Frame 1 (no input): blank canvas, image omitted
Frame 60 (no input): blank canvas, image omitted
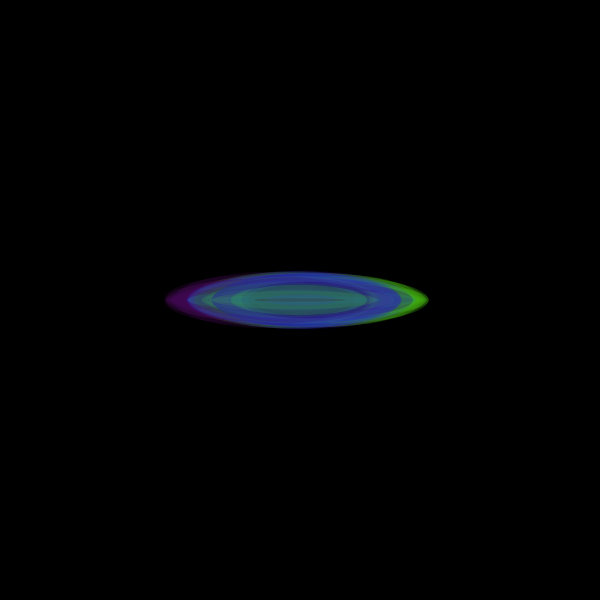
Frame 120 (the mouse pressed at the canvas centre since frame 60)

The p5.js sketch whose frames 1 and 60 were blank and that drew this single picture after the mouse press (run headless with seeded random() and noise() and a simulated clock; from frame 60 on, the mouse is pressed at the canvas centre):

// p5.js sketch
// ── sketch.js
let lls = []; //lotus leaf
let lfs = []; //lotus flower

function setup() {
  createCanvas(600, 600);
  background(0);
}

function draw() {
  // generate
  if (mouseIsPressed) {
    lls.push(new LL(mouseX, mouseY, random(50, 200)));
  }
  if (keyIsPressed && key === "f") {
    lfs.push(new LF(mouseX, mouseY));
  }

  for (let i = 0; i < lls.length; i++) {
    let l = lls[i];
    l.move();
    l.fall();
    l.reappear();
    l.checkEdges();
    l.display();
  }
  for (let i = 0; i < lfs.length; i++) {
    let f = lfs[i];
    f.move();
    f.fall();
    f.display();
    f.bounce();
  }

  // limit
  //ll
  while (lls.length > 1000) {
    lls.splice(0, 1); // (index, howMany)
  }
  //lf
  while (lfs.length > 12) {
    lfs.splice(0, 1); // (index, howMany)
  }

  // control: if the particle is done, let's remove it!
  // FLIP the FOR LOOP!
  //ll
  for (let i = lls.length - 1; i >= 0; i--) {
    let l = lls[i];
    if (l.isDone) {
      lls.splice(i, 1); // (index, howMany)
    }
  }
  //lf
  for (let i = lfs.length - 1; i >= 0; i--) {
    let f = lfs[i];
    if (f.isDone) {
      lfs.splice(i, 1); // (index, howMany)
    }
  }

  // display the number of the particles
  //ll
  text(lls.length, 10, 20);
  //lf
  text(lfs.length, 580, 580);
}

//ll
class LL {
  constructor(x, y, dia) {
    this.pos = createVector(x, y);
    this.vel = createVector(random(-1, 1), 0);
    //this.vel = p5.Vector.fromAngle( radians(frameCount) );
    //
    this.dia = dia;
    //
    this.r = random(60-mouseY*0.1, 100-mouseY*0.1);
    this.g = random(mouseY*0.1+160);
    this.b = random(0, 240);
    this.a = random(30, 80);
    //
    this.rotSpd = random(0.01, 0.03);
    //
    this.isDone = false;
  }
  move() {
    this.pos.add(this.vel); // pos += vel
    //this.pos.sub()
    //this.pos.mult()
    //this.pos.div(this.vel)
  }
  fall() {
    let acc = createVector(0, 0.5);
    acc = acc - 0.01;
    this.vel.add(acc);
  }
  speedUp() {
    //
  }
  reappear() {
    if (this.pos.x < 0) {
      this.pos.x = width;
    } else if (this.pos.x > width) {
      this.pos.x = 0;
    }
    if (this.pos.y < 0) {
      this.pos.y = height;
    } else if (this.pos.y > height) {
      this.pos.y = 0;
    }
  }
  checkEdges() {
    if (this.pos.x < 0 || this.pos.x > width) {
      this.isDone = true;
    }
    if (this.pos.y < 0 || this.pos.y > height) {
      this.isDone = true;
    }
  }
  display() {
    push();
    translate(this.pos.x, this.pos.y);
    //rotate(frameCount * this.rotSpd);
    noStroke();
    fill(this.r, this.g, this.b, this.a);
    ellipse(0, 0, this.dia, this.dia * random(0.03, 0.3));
    pop();
  }
}

//lf
class LF {
  constructor(x, y, dia) {
    this.x = x;
    this.y = y;
    //
    this.xSpd = random(-0.2, 0.2);
    this.ySpd = random(-0.2, 0.2);
    this.vel = createVector(random(-0.2, 0.2), random(-0.2, 0.2));
    //
    this.dia1 = random(1, 1.5);
    this.dia2 = random(1, 1.5);
    //
    this.r = random(230, 255);
    this.g = random(210, 240);
    this.b = random(220, 255);
    this.a = random(40,90);
    //
    this.isDone = false;
    //
    this.rotationAngle = 0;
    //
    this.rotationSpeed = random(-0.5, 0.5);
    //
    this.angle = this.angle + 30;
  }
  bounce() {
    if (this.x < 0) {
      this.x = 0;
      this.xSpd = this.xSpd * -1;
    } else if (this.x > width) {
      this.x = width;
      this.xSpd = this.xSpd * -1;
    }
    if (this.y < 0) {
      this.y = 0;
      this.ySpd = this.ySpd * -1;
    } else if (this.y > height) {
      this.y = height;
      this.ySpd = this.ySpd * -1;
    }
  }
  move() {
    this.x += this.xSpd;
    this.y += this.ySpd;

    if (this.rotationAngle > -5 && this.rotationAngle < 5) {
      this.rotationAngle = this.rotationAngle + this.rotationSpeed;
    } else {
      this.rotationSpeed *= -1;
    }
  }
  fall() {
    let acc = createVector(0, 0.5);
    acc = acc - 0.01;
    this.vel.add(acc);
  }
  display() {
    push();
    translate(this.x, this.y);
    rotate(radians(this.rotationAngle));
    noStroke();
    fill(this.r, this.g, this.b, this.a);
    scale(0.6 * this.dia1, 0.5 * this.dia2);
    beginShape();
    curveVertex(0, -100);
    curveVertex(0, -100);
    curveVertex(-30, -15);
    curveVertex(-20, 20);
    curveVertex(20, 20);
    curveVertex(30, -15);
    curveVertex(0, -100);
    curveVertex(0, -100);
    endShape();
    scale(0.5, 0.8);
    beginShape();
    curveVertex(0, -100);
    curveVertex(0, -100);
    curveVertex(-30, -15);
    curveVertex(-20, 20);
    curveVertex(20, 20);
    curveVertex(30, -15);
    curveVertex(0, -100);
    curveVertex(0, -100);
    endShape();
    pop();

    push();
    translate(this.x, this.y);
    rotate(radians(this.rotationAngle - 54));
    noStroke();
    fill(this.r, this.g, this.b, this.a);
    scale(0.6 * this.dia1, 0.5 * this.dia2);
    beginShape();
    curveVertex(-5, -110);
    curveVertex(-5, -110);
    curveVertex(-35, -25);
    curveVertex(-25, 10);
    curveVertex(15, 10);
    curveVertex(25, -25);
    curveVertex(-5, -110);
    curveVertex(-5, -110);
    endShape();
    scale(0.5, 0.8);
    beginShape();
    curveVertex(-5, -110);
    curveVertex(-5, -110);
    curveVertex(-35, -25);
    curveVertex(-25, 10);
    curveVertex(15, 10);
    curveVertex(25, -25);
    curveVertex(-5, -110);
    curveVertex(-5, -110);
    endShape();
    pop();

    push();
    translate(this.x, this.y);
    rotate(radians(this.rotationAngle + 54));
    noStroke();
    fill(this.r, this.g, this.b, this.a);
    scale(0.6 * this.dia1, 0.5 * this.dia2);
    beginShape();
    curveVertex(5, -110);
    curveVertex(5, -110);
    curveVertex(-25, -25);
    curveVertex(-15, 10);
    curveVertex(25, 10);
    curveVertex(35, -25);
    curveVertex(5, -110);
    curveVertex(5, -110);
    endShape();
    scale(0.5, 0.8);
    beginShape();
    curveVertex(5, -110);
    curveVertex(5, -110);
    curveVertex(-25, -25);
    curveVertex(-15, 10);
    curveVertex(25, 10);
    curveVertex(35, -25);
    curveVertex(5, -110);
    curveVertex(5, -110);
    endShape();
    pop();

    push();
    translate(this.x, this.y);
    rotate(radians(this.rotationAngle - 81));
    noStroke();
    fill(this.r, this.g, this.b, this.a);
    scale(0.3 * this.dia1, 0.4 * this.dia2);
    beginShape();
    curveVertex(-25, -110);
    curveVertex(-25, -110);
    curveVertex(-55, -25);
    curveVertex(-45, 10);
    curveVertex(-5, 10);
    curveVertex(5, -25);
    curveVertex(-25, -110);
    curveVertex(-25, -110);
    endShape();
    pop();

    push();
    translate(this.x, this.y);
    rotate(radians(this.rotationAngle + 81));
    noStroke();
    fill(this.r, this.g, this.b, this.a);
    scale(0.3 * this.dia1, 0.4 * this.dia2);
    beginShape();
    curveVertex(25, -110);
    curveVertex(25, -110);
    curveVertex(-5, -25);
    curveVertex(5, 10);
    curveVertex(45, 10);
    curveVertex(55, -25);
    curveVertex(25, -110);
    curveVertex(25, -110);
    endShape();
    pop();

    push();
    translate(this.x, this.y);
    rotate(radians(this.rotationAngle));
    scale(0.6 * this.dia1);
    noStroke();
    fill(this.r, this.g, this.b, this.a);
    circle(0, 20, 10);
    rotate(radians(-30));
    circle(0, 20, 10);
    rotate(radians(60));
    circle(0, 20, 10);
    pop();
  }
}
